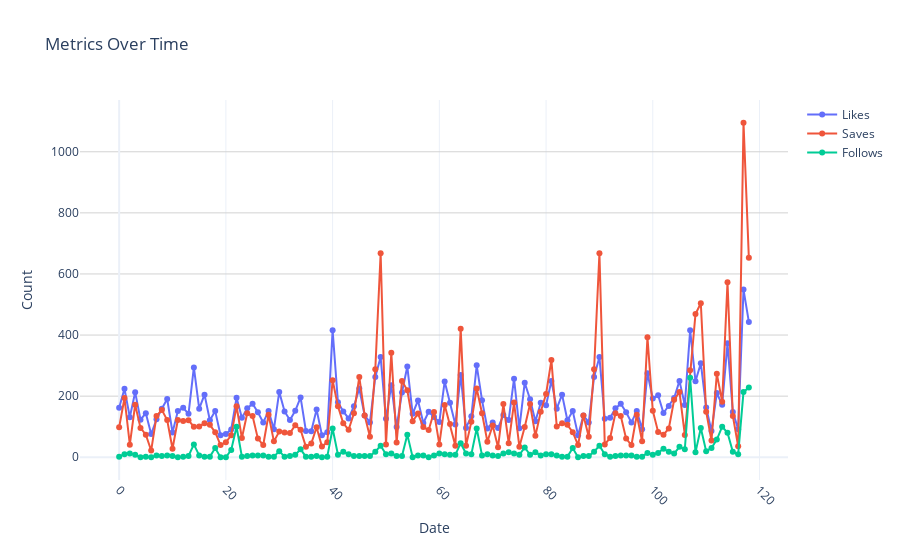

The notebook cell saved with this chart:
### Code cell
fig = go.Figure()

fig.add_trace(go.Scatter(y=df['Likes'], mode='lines+markers', name='Likes'))
fig.add_trace(go.Scatter(y=df['Saves'], mode='lines+markers', name='Saves'))
fig.add_trace(go.Scatter(y=df['Follows'], mode='lines+markers', name='Follows'))


fig.update_layout(
    title='Metrics Over Time',
    xaxis_title='Date',    yaxis_title='Count',
    xaxis=dict(tickangle=45),
    yaxis=dict(gridcolor='lightgray')
)

# Show plot
pio.show(fig)

### Figure 1 — Plotly figure (JSON) as saved in the notebook; plotly's stock layout.template omitted (floating-point values rounded to 4 significant figures)
{"data": [{"mode": "lines+markers", "name": "Likes", "type": "scatter", "y": [162, 224, 131, 213, 123, 144, 76, 124, 159, 191, 81, 151, 162, 142, 294, 159, 205, 121, 151, 72, 76, 91, 195, 129, 160, 175, 147, 114, 151, 92, 214, 150, 122, 152, 196, 86, 85, 156, 72, 82, 416, 180, 150, 127, 167, 225, 137, 114, 263, 328, 126, 236, 99, 212, 297, 142, 186, 112, 149, 132, 115, 248, 178, 107, 269, 96, 134, 301, 187, 94, 114, 96, 138, 122, 257, 95, 244, 190, 118, 178, 170, 250, 159, 205, 121, 151, 72, 137, 114, 263, 328, 126, 129, 160, 175, 147, 114, 151, 92, 275, 192, 203, 145, 168, 194, 250, 171, 416, 249, 308, 163, 86, 210, 172, 373, 148, 92, 549, 443]}, {"mode": "lines+markers", "name": "Saves", "type": "scatter", "y": [98, 194, 41, 172, 96, 74, 22, 135, 155, 122, 28, 122, 119, 121, 100, 101, 111, 106, 82, 40, 49, 72, 167, 63, 144, 135, 61, 40, 139, 52, 84, 81, 79, 105, 90, 34, 45, 98, 35, 49, 252, 167, 111, 90, 144, 263, 137, 67, 288, 668, 42, 342, 48, 250, 219, 118, 143, 99, 89, 148, 42, 171, 109, 38, 421, 38, 116, 225, 144, 51, 104, 33, 174, 46, 179, 34, 99, 174, 70, 149, 207, 318, 101, 111, 106, 82, 40, 137, 67, 288, 668, 42, 63, 144, 135, 61, 40, 139, 52, 393, 152, 83, 74, 94, 188, 214, 73, 285, 469, 504, 149, 55, 273, 182, 573, 135, 36, 1095, 653]}, {"mode": "lines+markers", "name": "Follows", "type": "scatter", "y": [2, 10, 12, 8, 0, 2, 0, 6, 4, 6, 4, 0, 2, 4, 42, 6, 2, 2, 30, 0, 0, 24, 100, 2, 4, 6, 6, 6, 2, 2, 20, 2, 4, 8, 26, 2, 2, 4, 0, 2, 94, 8, 18, 10, 4, 4, 4, 4, 18, 38, 10, 12, 4, 4, 74, 0, 6, 6, 0, 6, 12, 10, 8, 8, 46, 12, 10, 94, 6, 10, 6, 4, 12, 16, 12, 8, 32, 8, 16, 6, 10, 10, 6, 2, 2, 30, 0, 4, 4, 18, 38, 10, 2, 4, 6, 6, 6, 2, 2, 14, 8, 14, 28, 18, 12, 34, 26, 260, 16, 96, 20, 30, 58, 100, 80, 18, 10, 214, 228]}], "layout": {"title": {"text": "Metrics Over Time"}, "xaxis": {"tickangle": 45, "title": {"text": "Date"}}, "yaxis": {"gridcolor": "lightgray", "title": {"text": "Count"}}}}
